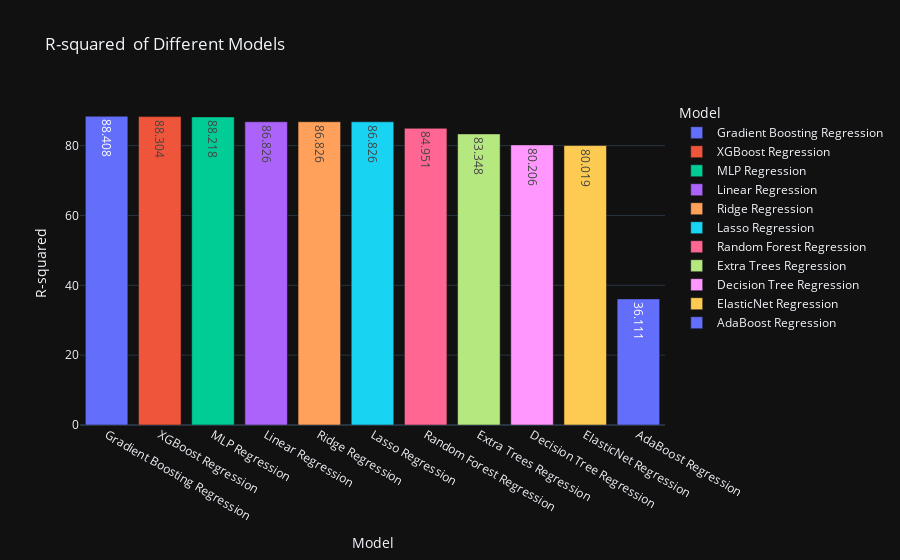

Here is the notebook cell this chart was saved with:
### Markdown cell above
# **Conclusion :**

To determine the best model from the provided metrics, we typically look for the model with the highest R-squared value and the lowest values for Mean Squared Error (MSE), Root Mean Squared Error (RMSE), and Mean Absolute Error (MAE).

From the given metrics, the best model appears to be the Gradient Boosting Regression model:

    R-squared: 88.408 (highest among all models)
    Mean Squared Error (MSE): 12.606 (among the lowest)
    Root Mean Squared Error (RMSE): 3.550 (among the lowest)
    Mean Absolute Error (MAE): 2.041 (among the lowest)

So, based on these metrics, the Gradient Boosting Regression model outperforms the others.

### Code cell
comparision_metrics_plt = px.bar(comparision_metrics_sorted,
                                 x='Model',
                                 y='R-squared',  
                                 title='R-squared  of Different Models',
                                 height=800,
                                 color='Model',
                                 text='R-squared',  # Add text for both metrics
                                 )

comparision_metrics_plt.show()

### Figure 1 — Plotly figure (JSON) as saved in the notebook; plotly's stock layout.template omitted (floating-point values rounded to 4 significant figures)
{"data": [{"alignmentgroup": "True", "hovertemplate": "Model=%{x}<br>R-squared=%{text}<extra></extra>", "legendgroup": "Gradient Boosting Regression", "marker": {"color": "#636efa", "pattern": {"shape": ""}}, "name": "Gradient Boosting Regression", "offsetgroup": "Gradient Boosting Regression", "orientation": "v", "showlegend": true, "text": [88.41], "textposition": "auto", "type": "bar", "x": ["Gradient Boosting Regression"], "xaxis": "x", "y": [88.41], "yaxis": "y"}, {"alignmentgroup": "True", "hovertemplate": "Model=%{x}<br>R-squared=%{text}<extra></extra>", "legendgroup": "XGBoost Regression", "marker": {"color": "#EF553B", "pattern": {"shape": ""}}, "name": "XGBoost Regression", "offsetgroup": "XGBoost Regression", "orientation": "v", "showlegend": true, "text": [88.3], "textposition": "auto", "type": "bar", "x": ["XGBoost Regression"], "xaxis": "x", "y": [88.3], "yaxis": "y"}, {"alignmentgroup": "True", "hovertemplate": "Model=%{x}<br>R-squared=%{text}<extra></extra>", "legendgroup": "MLP Regression", "marker": {"color": "#00cc96", "pattern": {"shape": ""}}, "name": "MLP Regression", "offsetgroup": "MLP Regression", "orientation": "v", "showlegend": true, "text": [88.22], "textposition": "auto", "type": "bar", "x": ["MLP Regression"], "xaxis": "x", "y": [88.22], "yaxis": "y"}, {"alignmentgroup": "True", "hovertemplate": "Model=%{x}<br>R-squared=%{text}<extra></extra>", "legendgroup": "Linear Regression", "marker": {"color": "#ab63fa", "pattern": {"shape": ""}}, "name": "Linear Regression", "offsetgroup": "Linear Regression", "orientation": "v", "showlegend": true, "text": [86.83], "textposition": "auto", "type": "bar", "x": ["Linear Regression"], "xaxis": "x", "y": [86.83], "yaxis": "y"}, {"alignmentgroup": "True", "hovertemplate": "Model=%{x}<br>R-squared=%{text}<extra></extra>", "legendgroup": "Ridge Regression", "marker": {"color": "#FFA15A", "pattern": {"shape": ""}}, "name": "Ridge Regression", "offsetgroup": "Ridge Regression", "orientation": "v", "showlegend": true, "text": [86.83], "textposition": "auto", "type": "bar", "x": ["Ridge Regression"], "xaxis": "x", "y": [86.83], "yaxis": "y"}, {"alignmentgroup": "True", "hovertemplate": "Model=%{x}<br>R-squared=%{text}<extra></extra>", "legendgroup": "Lasso Regression", "marker": {"color": "#19d3f3", "pattern": {"shape": ""}}, "name": "Lasso Regression", "offsetgroup": "Lasso Regression", "orientation": "v", "showlegend": true, "text": [86.83], "textposition": "auto", "type": "bar", "x": ["Lasso Regression"], "xaxis": "x", "y": [86.83], "yaxis": "y"}, {"alignmentgroup": "True", "hovertemplate": "Model=%{x}<br>R-squared=%{text}<extra></extra>", "legendgroup": "Random Forest Regression", "marker": {"color": "#FF6692", "pattern": {"shape": ""}}, "name": "Random Forest Regression", "offsetgroup": "Random Forest Regression", "orientation": "v", "showlegend": true, "text": [84.95], "textposition": "auto", "type": "bar", "x": ["Random Forest Regression"], "xaxis": "x", "y": [84.95], "yaxis": "y"}, {"alignmentgroup": "True", "hovertemplate": "Model=%{x}<br>R-squared=%{text}<extra></extra>", "legendgroup": "Extra Trees Regression", "marker": {"color": "#B6E880", "pattern": {"shape": ""}}, "name": "Extra Trees Regression", "offsetgroup": "Extra Trees Regression", "orientation": "v", "showlegend": true, "text": [83.35], "textposition": "auto", "type": "bar", "x": ["Extra Trees Regression"], "xaxis": "x", "y": [83.35], "yaxis": "y"}, {"alignmentgroup": "True", "hovertemplate": "Model=%{x}<br>R-squared=%{text}<extra></extra>", "legendgroup": "Decision Tree Regression", "marker": {"color": "#FF97FF", "pattern": {"shape": ""}}, "name": "Decision Tree Regression", "offsetgroup": "Decision Tree Regression", "orientation": "v", "showlegend": true, "text": [80.21], "textposition": "auto", "type": "bar", "x": ["Decision Tree Regression"], "xaxis": "x", "y": [80.21], "yaxis": "y"}, {"alignmentgroup": "True", "hovertemplate": "Model=%{x}<br>R-squared=%{text}<extra></extra>", "legendgroup": "ElasticNet Regression", "marker": {"color": "#FECB52", "pattern": {"shape": ""}}, "name": "ElasticNet Regression", "offsetgroup": "ElasticNet Regression", "orientation": "v", "showlegend": true, "text": [80.02], "textposition": "auto", "type": "bar", "x": ["ElasticNet Regression"], "xaxis": "x", "y": [80.02], "yaxis": "y"}, {"alignmentgroup": "True", "hovertemplate": "Model=%{x}<br>R-squared=%{text}<extra></extra>", "legendgroup": "AdaBoost Regression", "marker": {"color": "#636efa", "pattern": {"shape": ""}}, "name": "AdaBoost Regression", "offsetgroup": "AdaBoost Regression", "orientation": "v", "showlegend": true, "text": [36.11], "textposition": "auto", "type": "bar", "x": ["AdaBoost Regression"], "xaxis": "x", "y": [36.11], "yaxis": "y"}], "layout": {"autosize": true, "barmode": "relative", "legend": {"title": {"text": "Model"}, "tracegroupgap": 0}, "title": {"text": "R-squared  of Different Models"}, "xaxis": {"anchor": "y", "autorange": true, "categoryarray": ["Gradient Boosting Regression", "XGBoost Regression", "MLP Regression", "Linear Regression", "Ridge Regression", "Lasso Regression", "Random Forest Regression", "Extra Trees Regression", "Decision Tree Regression", "ElasticNet Regression", "AdaBoost Regression"], "categoryorder": "array", "domain": [0, 1], "range": [-0.5, 10.5], "title": {"text": "Model"}, "type": "category"}, "yaxis": {"anchor": "x", "autorange": true, "domain": [0, 1], "range": [0, 93.06], "title": {"text": "R-squared"}, "type": "linear"}}}
